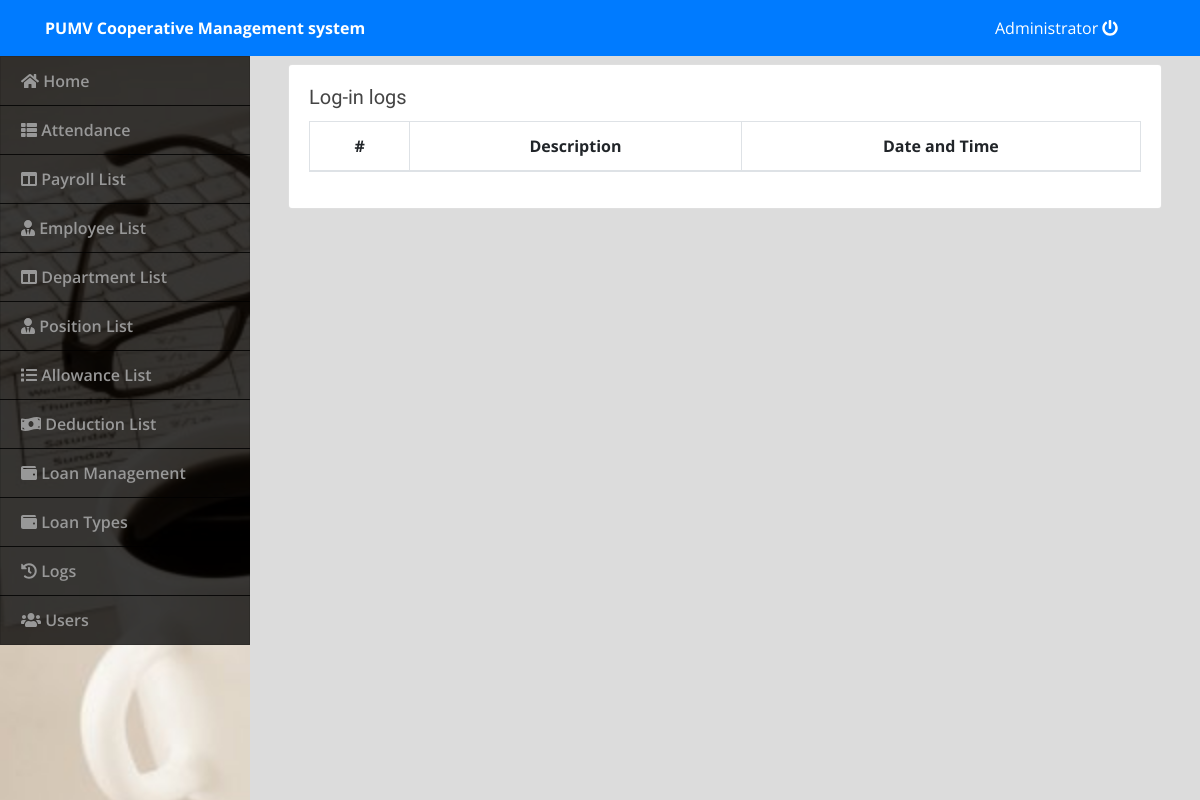
Page /index.php?page=logs (signed in) on the earlier database version.
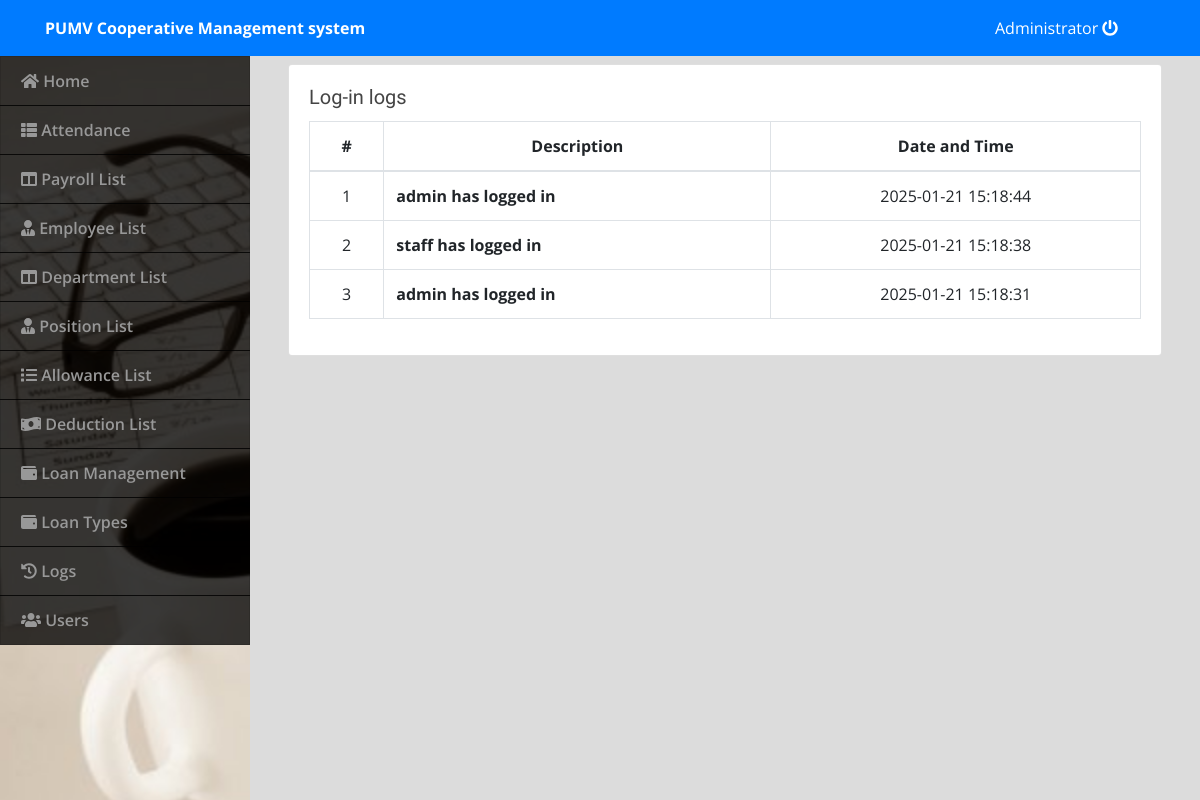
Same page on the later database version.
### tables this page shows
CREATE TABLE `logs` (
  `logId` int(12) NOT NULL,
  `description` varchar(555) NOT NULL,
  `date` datetime NOT NULL DEFAULT current_timestamp()
);

### logs.php (the view, shortened to what this page needs)
<?php include('db_connect.php');?>
<div class="container-fluid">
	<div class="col-lg-12">
		<div class="row">
			<div class="col-md-12">
				<div class="card">
					<div class="card-body">
                    <h5 class="card-title">Log-in logs</h5>
						<table class="table table-bordered table-hover">
							<thead>
								<tr>
									<th class="text-center">#</th>
									<th class="text-center">Description</th>
									<th class="text-center">Date and Time</th>
								</tr>
							</thead>
							<tbody>
								<?php
								$i = 1;
								$deductions = $conn->query("SELECT * FROM logs order by date desc");
								while($row=$deductions->fetch_assoc()):
								?>
								<tr>
									<td class="text-center"><?php echo $i++ ?></td>
									<td class="">
										 <p> <b><?php echo $row['description'] ?></b></p>
									</td>
									<td class="text-center">
										<?=$row['date']?>
                                    </td>
								</tr>
								<?php endwhile; ?>
							</tbody>
						</table>
					</div>
				</div>
			</div>
		</div>
	</div>
</div>

### index.php (shortened to what this page needs)
<!DOCTYPE html>
<html lang="en">
<head>
<?php
 include('./header.php');
 ?>
</head>
<body>
	<?php include 'topbar.php' ?>
	<?php include 'navbar.php' ?>
  <main id="view-panel" >
      <?php $page = isset($_GET['page']) ? $_GET['page'] :'home'; ?>
  	<?php include $page.'.php' ?>
  </main>
</body>
</html>

### header.php (shortened to what this page needs)
  <link rel="stylesheet" href="assets/font-awesome/css/all.min.css">
<link href="assets/vendor/bootstrap/css/bootstrap.min.css" rel="stylesheet">
<link href="assets/vendor/icofont/icofont.min.css" rel="stylesheet">
<link href="assets/vendor/boxicons/css/boxicons.min.css" rel="stylesheet">
<link href="assets/vendor/venobox/venobox.css" rel="stylesheet">
<link href="assets/vendor/animate.css/animate.min.css" rel="stylesheet">
<link href="assets/vendor/remixicon/remixicon.css" rel="stylesheet">
<link href="assets/vendor/owl.carousel/assets/owl.carousel.min.css" rel="stylesheet">
<link href="assets/vendor/bootstrap-datepicker/css/bootstrap-datepicker.min.css" rel="stylesheet">
<link href="assets/DataTables/datatables.min.css" rel="stylesheet">
<link href="assets/css/jquery.datetimepicker.min.css" rel="stylesheet">
<link href="assets/css/select2.min.css" rel="stylesheet">
<link href="https://cdn.jsdelivr.net/npm/select2@4.1.0/dist/css/select2.min.css" rel="stylesheet" />
<link href="assets/css/style.css" rel="stylesheet">
<link type="text/css" rel="stylesheet" href="assets/css/jquery-te-1.4.0.css">

### topbar.php (shortened to what this page needs)
<nav class="navbar navbar-light fixed-top bg-primary" style="padding:0;min-height:3.5rem">
  <div class="container-fluid mt-2 mb-2">
  	<div class="col-lg-12">
      <div class="col-md-4 float-left text-white">
        <large><b>PUMV Cooperative Management system</b></large>
      </div>
	  	<div class="col-md-2 float-right text-white">
	  		<a href="ajax.php?action=logout" class="text-white"><?php echo $_SESSION['login_name'] ?> <i class="fa fa-power-off"></i></a>
	    </div>
    </div>
  </div>
</nav>

### navbar.php (shortened to what this page needs)
<nav id="sidebar" class='mx-lt-5 bg-dark' >
		<div class="sidebar-list">
			<?php
				if($_SESSION['login_type'] == 1) { ?>
					<a href="index.php?page=home" class="nav-item nav-home"><span class='icon-field'><i class="fa fa-home"></i></span> Home</a>
					<a href="index.php?page=attendance" class="nav-item nav-attendance"><span class='icon-field'><i class="fa fa-th-list"></i></span> Attendance</a>
					<a href="index.php?page=payroll" class="nav-item nav-payroll"><span class='icon-field'><i class="fa fa-columns"></i></span> Payroll List</a>
					<a href="index.php?page=employee" class="nav-item nav-employee"><span class='icon-field'><i class="fa fa-user-tie"></i></span> Employee List</a>
					<a href="index.php?page=department" class="nav-item nav-department"><span class='icon-field'><i class="fa fa-columns"></i></span> Department List</a>
					<a href="index.php?page=position" class="nav-item nav-position"><span class='icon-field'><i class="fa fa-user-tie"></i></span> Position List</a>
					<a href="index.php?page=allowances" class="nav-item nav-allowances"><span class='icon-field'><i class="fa fa-list"></i></span> Allowance List</a>
					<a href="index.php?page=deductions" class="nav-item nav-deductions"><span class='icon-field'><i class="fa fa-money-bill-wave"></i></span> Deduction List</a>
					<a href="index.php?page=loanmanagement" class="nav-item nav-deductions"><span class='icon-field'><i class="fa fa-wallet"></i></span> Loan Management</a>
					<a href="index.php?page=loantype" class="nav-item nav-deductions"><span class='icon-field'><i class="fa fa-wallet"></i></span> Loan Types</a>
					<a href="index.php?page=logs" class="nav-item nav-deductions"><span class='icon-field'><i class="fa fa-history"></i></span> Logs</a>
				<?php }  ?>
				<?php if($_SESSION['login_type'] == 1): ?>
				<a href="index.php?page=users" class="nav-item nav-users"><span class='icon-field'><i class="fa fa-users"></i></span> Users</a>
			<?php endif; ?>
		</div>
</nav>

### assets/css/style.css (style rules this page uses)
body { font-family: "Open Sans", sans-serif; color: #444444; width: 100%; height: calc(100%); }
a { color: #1977cc; }
h1, h2, h3, h4, h5, h6 { font-family: "Raleway", sans-serif; }
nav#sidebar { height: calc(100%); position: fixed; z-index: 99; left: 0; width: 250px; background: url(assets/img/payroll-cover.jpg); background-repeat: no-repeat; background-size: cover; }
a.nav-item { position: relative; display: block; padding: .75rem 1.25rem; margin-bottom: -1px; border: 1px solid rgba(0,0,0,.125); background-color: #000000c4; color: #989898; font-weight: 600; }
main#view-panel { margin-left: 250px; width:calc(100% - 250px); margin-top: 3.5rem; padding: .5em }

### index.php (style rules this page uses)
body { background: #80808045; }

### logs.php (style rules this page uses)
td { vertical-align: middle !important; }
td p { margin: unset }

Differences in the rows shown:
added logs: description "admin has logged in", date "2025-01-21 15:18:44"
added logs: description "staff has logged in", date "2025-01-21 15:18:38"
added logs: description "admin has logged in", date "2025-01-21 15:18:31"
